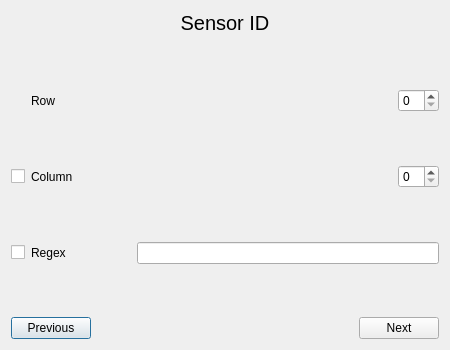
<?xml version="1.0" encoding="UTF-8"?>
<ui version="4.0">
 <class>Dialog</class>
 <widget class="QDialog" name="Dialog">
  <property name="geometry">
   <rect>
    <x>0</x>
    <y>0</y>
    <width>450</width>
    <height>350</height>
   </rect>
  </property>
  <property name="windowTitle">
   <string>Add sensor model</string>
  </property>
  <layout class="QGridLayout" name="gridLayout_2">
   <item row="2" column="0">
    <widget class="QPushButton" name="pushButton_previous">
     <property name="sizePolicy">
      <sizepolicy hsizetype="Fixed" vsizetype="Fixed">
       <horstretch>0</horstretch>
       <verstretch>0</verstretch>
      </sizepolicy>
     </property>
     <property name="text">
      <string>Previous</string>
     </property>
    </widget>
   </item>
   <item row="0" column="1">
    <widget class="QLabel" name="label_title">
     <property name="sizePolicy">
      <sizepolicy hsizetype="Preferred" vsizetype="Fixed">
       <horstretch>0</horstretch>
       <verstretch>0</verstretch>
      </sizepolicy>
     </property>
     <property name="font">
      <font>
       <pointsize>15</pointsize>
      </font>
     </property>
     <property name="text">
      <string>Sensor ID</string>
     </property>
     <property name="alignment">
      <set>Qt::AlignCenter</set>
     </property>
    </widget>
   </item>
   <item row="2" column="1">
    <spacer name="horizontalSpacer_3">
     <property name="orientation">
      <enum>Qt::Horizontal</enum>
     </property>
     <property name="sizeType">
      <enum>QSizePolicy::Expanding</enum>
     </property>
     <property name="sizeHint" stdset="0">
      <size>
       <width>40</width>
       <height>20</height>
      </size>
     </property>
    </spacer>
   </item>
   <item row="1" column="0" colspan="3">
    <layout class="QGridLayout" name="gridLayout" columnminimumwidth="0,100,0">
     <item row="2" column="2">
      <layout class="QHBoxLayout" name="horizontalLayout">
       <item>
        <spacer name="horizontalSpacer">
         <property name="orientation">
          <enum>Qt::Horizontal</enum>
         </property>
         <property name="sizeHint" stdset="0">
          <size>
           <width>40</width>
           <height>20</height>
          </size>
         </property>
        </spacer>
       </item>
       <item>
        <widget class="QSpinBox" name="spinBox_row"/>
       </item>
      </layout>
     </item>
     <item row="4" column="2">
      <layout class="QHBoxLayout" name="horizontalLayout_2">
       <item>
        <spacer name="horizontalSpacer_2">
         <property name="orientation">
          <enum>Qt::Horizontal</enum>
         </property>
         <property name="sizeHint" stdset="0">
          <size>
           <width>40</width>
           <height>20</height>
          </size>
         </property>
        </spacer>
       </item>
       <item>
        <widget class="QSpinBox" name="spinBox_column"/>
       </item>
      </layout>
     </item>
     <item row="0" column="2">
      <spacer name="verticalSpacer_5">
       <property name="orientation">
        <enum>Qt::Vertical</enum>
       </property>
       <property name="sizeHint" stdset="0">
        <size>
         <width>20</width>
         <height>40</height>
        </size>
       </property>
      </spacer>
     </item>
     <item row="7" column="2">
      <spacer name="verticalSpacer">
       <property name="orientation">
        <enum>Qt::Vertical</enum>
       </property>
       <property name="sizeHint" stdset="0">
        <size>
         <width>20</width>
         <height>40</height>
        </size>
       </property>
      </spacer>
     </item>
     <item row="6" column="2">
      <widget class="QLineEdit" name="lineEdit_regex"/>
     </item>
     <item row="4" column="0">
      <widget class="QCheckBox" name="checkBox_column">
       <property name="text">
        <string/>
       </property>
      </widget>
     </item>
     <item row="5" column="2">
      <spacer name="verticalSpacer_3">
       <property name="orientation">
        <enum>Qt::Vertical</enum>
       </property>
       <property name="sizeHint" stdset="0">
        <size>
         <width>20</width>
         <height>40</height>
        </size>
       </property>
      </spacer>
     </item>
     <item row="6" column="1">
      <widget class="QLabel" name="label_regex">
       <property name="text">
        <string>Regex</string>
       </property>
      </widget>
     </item>
     <item row="6" column="0">
      <widget class="QCheckBox" name="checkBox_regex">
       <property name="text">
        <string/>
       </property>
      </widget>
     </item>
     <item row="2" column="1">
      <widget class="QLabel" name="label_row">
       <property name="text">
        <string>Row</string>
       </property>
      </widget>
     </item>
     <item row="4" column="1">
      <widget class="QLabel" name="label_column">
       <property name="text">
        <string>Column</string>
       </property>
      </widget>
     </item>
     <item row="3" column="2">
      <spacer name="verticalSpacer_2">
       <property name="orientation">
        <enum>Qt::Vertical</enum>
       </property>
       <property name="sizeHint" stdset="0">
        <size>
         <width>20</width>
         <height>40</height>
        </size>
       </property>
      </spacer>
     </item>
    </layout>
   </item>
   <item row="2" column="2">
    <widget class="QPushButton" name="pushButton_next">
     <property name="text">
      <string>Next</string>
     </property>
    </widget>
   </item>
  </layout>
 </widget>
 <resources/>
 <connections/>
</ui>
